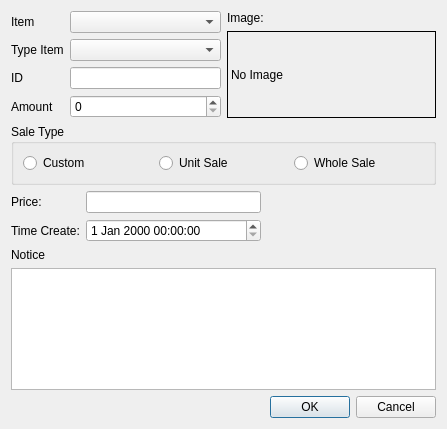
<?xml version="1.0" encoding="UTF-8"?>
<ui version="4.0">
 <class>DialogAddBill</class>
 <widget class="QDialog" name="DialogAddBill">
  <property name="geometry">
   <rect>
    <x>0</x>
    <y>0</y>
    <width>447</width>
    <height>429</height>
   </rect>
  </property>
  <property name="windowTitle">
   <string>Dialog</string>
  </property>
  <layout class="QVBoxLayout" name="verticalLayout_2">
   <item>
    <layout class="QHBoxLayout" name="horizontalLayout_2">
     <item>
      <layout class="QGridLayout" name="gridLayout">
       <item row="2" column="1" colspan="3">
        <widget class="QLineEdit" name="editID"/>
       </item>
       <item row="0" column="0">
        <widget class="QLabel" name="lblItem">
         <property name="text">
          <string>Item</string>
         </property>
        </widget>
       </item>
       <item row="3" column="1" colspan="3">
        <widget class="QSpinBox" name="spinAmount"/>
       </item>
       <item row="2" column="0">
        <widget class="QLabel" name="lblID">
         <property name="text">
          <string>ID</string>
         </property>
        </widget>
       </item>
       <item row="1" column="0">
        <widget class="QLabel" name="lblType">
         <property name="text">
          <string>Type Item</string>
         </property>
        </widget>
       </item>
       <item row="3" column="0">
        <widget class="QLabel" name="lblAmount">
         <property name="text">
          <string>Amount</string>
         </property>
        </widget>
       </item>
       <item row="0" column="1" colspan="3">
        <widget class="QComboBox" name="comboItem"/>
       </item>
       <item row="1" column="1" colspan="3">
        <widget class="QComboBox" name="comboType"/>
       </item>
      </layout>
     </item>
     <item>
      <layout class="QVBoxLayout" name="verticalLayout">
       <item>
        <widget class="QLabel" name="lblImage">
         <property name="sizePolicy">
          <sizepolicy hsizetype="Fixed" vsizetype="Fixed">
           <horstretch>0</horstretch>
           <verstretch>0</verstretch>
          </sizepolicy>
         </property>
         <property name="text">
          <string>Image:</string>
         </property>
        </widget>
       </item>
       <item>
        <widget class="QLabel" name="imgAvatar">
         <property name="frameShape">
          <enum>QFrame::Box</enum>
         </property>
         <property name="text">
          <string>No Image</string>
         </property>
        </widget>
       </item>
      </layout>
     </item>
    </layout>
   </item>
   <item>
    <widget class="QGroupBox" name="groupBox">
     <property name="title">
      <string>Sale Type</string>
     </property>
     <layout class="QHBoxLayout" name="horizontalLayout">
      <item>
       <widget class="QRadioButton" name="radioCustom">
        <property name="text">
         <string>Custom</string>
        </property>
       </widget>
      </item>
      <item>
       <widget class="QRadioButton" name="radioUnit">
        <property name="text">
         <string>Unit Sale</string>
        </property>
       </widget>
      </item>
      <item>
       <widget class="QRadioButton" name="radioWhole">
        <property name="text">
         <string>Whole Sale</string>
        </property>
       </widget>
      </item>
     </layout>
    </widget>
   </item>
   <item>
    <layout class="QGridLayout" name="gridLayout_2">
     <item row="1" column="0">
      <widget class="QLabel" name="lblTime">
       <property name="text">
        <string>Time Create:</string>
       </property>
      </widget>
     </item>
     <item row="1" column="1">
      <widget class="QDateTimeEdit" name="dateTimeEdit"/>
     </item>
     <item row="0" column="1">
      <widget class="QLineEdit" name="editPrice"/>
     </item>
     <item row="0" column="0">
      <widget class="QLabel" name="lblPrice">
       <property name="text">
        <string>Price:</string>
       </property>
      </widget>
     </item>
     <item row="0" column="2">
      <spacer name="horizontalSpacer">
       <property name="orientation">
        <enum>Qt::Horizontal</enum>
       </property>
       <property name="sizeHint" stdset="0">
        <size>
         <width>40</width>
         <height>20</height>
        </size>
       </property>
      </spacer>
     </item>
     <item row="1" column="2">
      <spacer name="horizontalSpacer_2">
       <property name="orientation">
        <enum>Qt::Horizontal</enum>
       </property>
       <property name="sizeHint" stdset="0">
        <size>
         <width>40</width>
         <height>20</height>
        </size>
       </property>
      </spacer>
     </item>
    </layout>
   </item>
   <item>
    <widget class="QLabel" name="lblNotice">
     <property name="text">
      <string>Notice</string>
     </property>
    </widget>
   </item>
   <item>
    <widget class="QPlainTextEdit" name="textNotice"/>
   </item>
   <item>
    <widget class="QDialogButtonBox" name="buttonBox">
     <property name="orientation">
      <enum>Qt::Horizontal</enum>
     </property>
     <property name="standardButtons">
      <set>QDialogButtonBox::Cancel|QDialogButtonBox::Ok</set>
     </property>
    </widget>
   </item>
  </layout>
 </widget>
 <tabstops>
  <tabstop>comboItem</tabstop>
  <tabstop>comboType</tabstop>
  <tabstop>editID</tabstop>
  <tabstop>spinAmount</tabstop>
  <tabstop>radioCustom</tabstop>
  <tabstop>radioUnit</tabstop>
  <tabstop>radioWhole</tabstop>
  <tabstop>editPrice</tabstop>
  <tabstop>dateTimeEdit</tabstop>
  <tabstop>textNotice</tabstop>
 </tabstops>
 <resources/>
 <connections>
  <connection>
   <sender>buttonBox</sender>
   <signal>accepted()</signal>
   <receiver>DialogAddBill</receiver>
   <slot>accept()</slot>
   <hints>
    <hint type="sourcelabel">
     <x>248</x>
     <y>254</y>
    </hint>
    <hint type="destinationlabel">
     <x>157</x>
     <y>274</y>
    </hint>
   </hints>
  </connection>
  <connection>
   <sender>buttonBox</sender>
   <signal>rejected()</signal>
   <receiver>DialogAddBill</receiver>
   <slot>reject()</slot>
   <hints>
    <hint type="sourcelabel">
     <x>316</x>
     <y>260</y>
    </hint>
    <hint type="destinationlabel">
     <x>286</x>
     <y>274</y>
    </hint>
   </hints>
  </connection>
 </connections>
</ui>
